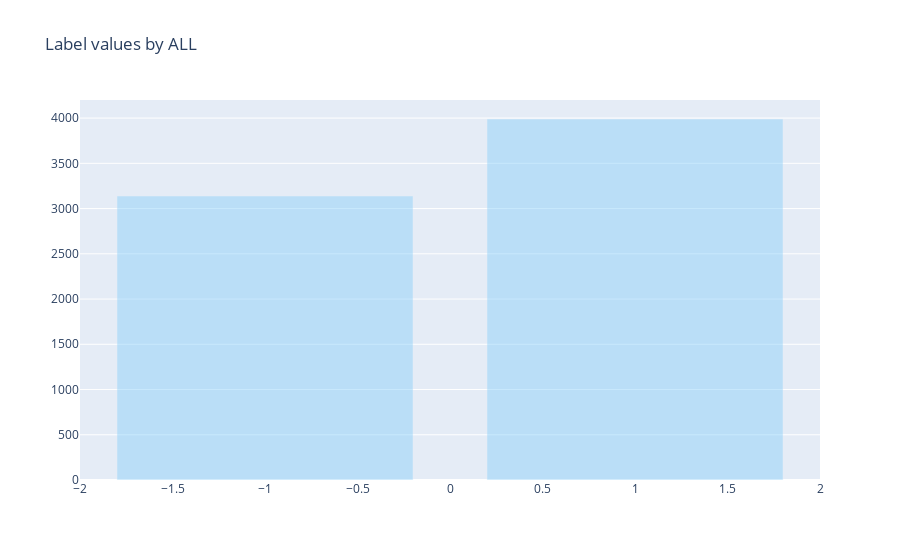

This figure's notebook cell:
### Code cell
if res.result == "ALL":
    plot_data = dataset
else:
    plot_data = dataset.loc[dataset[f"{res.result}"]==1]
    
x = [-1, 1]
y = [abs(plot_data.query('y==-1')['y'].sum()), 
    plot_data.query('y==1')['y'].sum()]

fig = go.FigureWidget(
            data=[go.Bar(x=x, y=y,
                         marker_color='lightskyblue',
                         opacity=0.45)], 
            layout_title_text=f"Label values by {res.result}")

fig.show()

### Figure 1 — Plotly figure (JSON) as saved in the notebook; plotly's stock layout.template omitted (floating-point values rounded to 4 significant figures)
{"data": [{"marker": {"color": "lightskyblue"}, "opacity": 0.45, "type": "bar", "uid": "a1a78ec6-7e67-4a36-abd2-707f770dd495", "x": [-1, 1], "y": [3139, 3990]}], "layout": {"autosize": true, "title": {"text": "Label values by ALL"}, "xaxis": {"autorange": true, "range": [-2, 2], "type": "linear"}, "yaxis": {"autorange": true, "range": [0, 4200], "type": "linear"}}}
